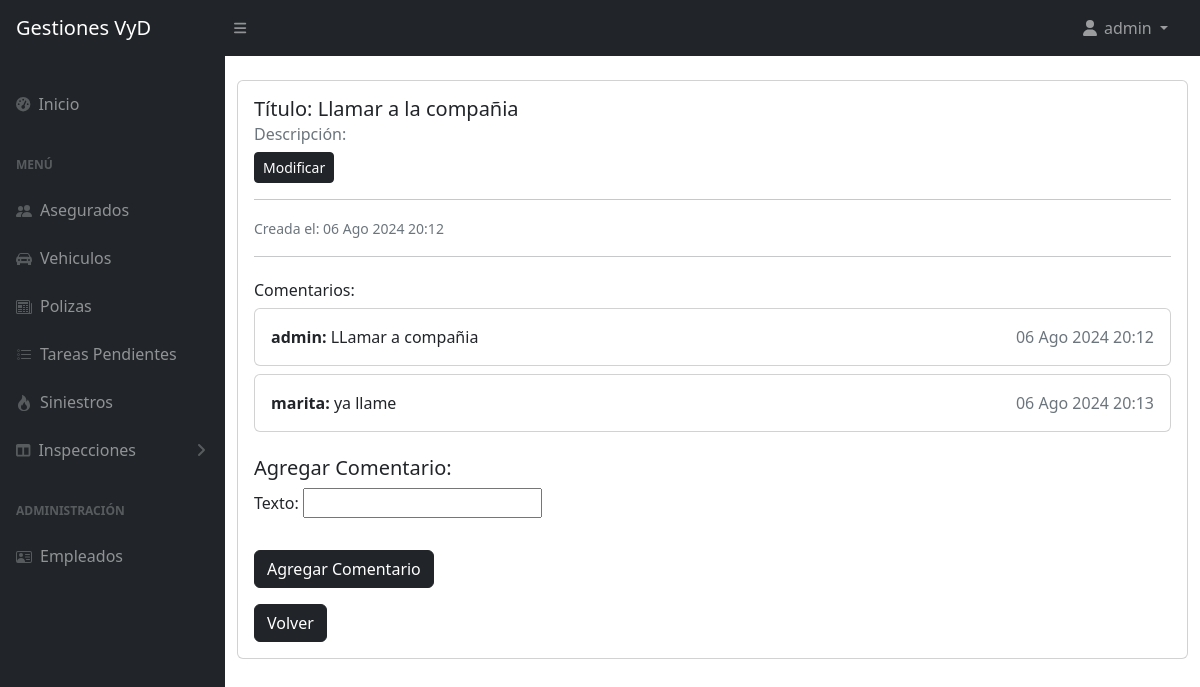
Screenshot of /detalleTarea/5/ (signed in) with the database file from the repository.
### appseguros/models.py (models this page shows, shortened)
class Tarea(models.Model):
    ESTADO_CHOICES = [
        ('activa', 'Activa'),
        ('terminada', 'Terminada'),
    ]
    titulo = models.CharField(max_length=50)
    subtitulo = models.CharField(max_length=5000, blank=True)
    estado = models.CharField(max_length=10, choices=ESTADO_CHOICES, default='activa')
    created_at = models.DateTimeField(auto_now_add=True)

class Comentario(models.Model):
    tarea = models.ForeignKey(Tarea, related_name='comentarios', on_delete=models.CASCADE)
    usuario = models.ForeignKey(User, related_name='comentarios_tareas', on_delete=models.CASCADE)
    texto = models.CharField(max_length=2000)
    creado_en = models.DateTimeField(auto_now_add=True)

### appseguros/views.py (the view, shortened to what this page needs)
# urls.py: path('detalleTarea/<pk>/', TareaDetailView.as_view(), name="detalleTarea"),
class TareaDetailView(LoginRequiredMixin,DetailView):
    model = Tarea
    template_name = "appseguros/tarea/detalleTarea.html"
    def get_context_data(self, **kwargs):
        contexto = super().get_context_data(**kwargs)
        if self.request.POST:
            contexto['formulario_comentario'] = ComentarioForm(self.request.POST)
        else:
            contexto['formulario_comentario'] = ComentarioForm()
        return contexto

### appseguros/forms.py
class ComentarioForm(forms.ModelForm):
    class Meta:
        model = Comentario
        fields = ['texto']

### appseguros/templates/appseguros/tarea/detalleTarea.html (shortened to what this page needs)
{% extends 'appseguros/base.html' %}
{% load static %}
{% block contenidoQueCambia %}
<div class="container mt-4">
    <div class="card">
        <div class="card-body">
            <h5 class="card-title">Título: {{ tarea.titulo }}</h5>
            <h6 class="card-subtitle mb-2 text-muted">Descripción: {{ tarea.subtitulo }}</h6>
            <a href="{% url 'actualizarTarea' tarea.pk %}" class="btn btn-dark btn-sm">Modificar</a>
            <hr>
            <p class="card-text"><small class="text-muted">Creada el: {{ tarea.created_at|date:"d M Y H:i" }}</small></p>
            <hr>
            <h6 class="mt-4">Comentarios:</h6>
            {% for comentario in tarea.comentarios.all %}
                <div class="card mb-2">
                    <div class="card-body d-flex justify-content-between">
                        <div class="comment-text">
                            <strong>{{ comentario.usuario.username }}:</strong> {{ comentario.texto }}
                        </div>
                        <div class="comment-date text-muted">
                            {{ comentario.creado_en|date:"d M Y H:i" }}
                        </div>
                    </div>
                </div>
            {% empty %}
                <p>No hay comentarios aún.</p>
            {% endfor %}
            <h5 class="mt-4">Agregar Comentario:</h5>
            <form method="POST" action="{% url 'detalleTarea' tarea.pk %}">
                {{ formulario_comentario.as_p }}
                <button type="submit" class="btn btn-dark mt-3">Agregar Comentario</button>
            </form>
            <a href="{% url 'listarTareas' %}" class="btn btn-dark mt-3">Volver</a>
        </div>
    </div>
</div>
{% endblock %}

### appseguros/templates/appseguros/base.html (shortened to what this page needs)
{% load static %}
<!DOCTYPE html>
<html lang="es">
    <head>
        <link href="https://cdn.jsdelivr.net/npm/simple-datatables@7.1.2/dist/style.min.css" rel="stylesheet" />
        <link href="{% static 'appseguros/css/styles.css' %}" rel="stylesheet" />
        <link href="{% static 'appseguros/css/styles2.css' %}" rel="stylesheet" />
    </head>
    <body class="sb-nav-fixed">
        <nav class="sb-topnav navbar navbar-expand navbar-dark bg-dark">
            <a class="navbar-brand ps-3" href="{% url 'inicio' %}">Gestiones VyD</a>
            <button class="btn btn-link btn-sm order-1 order-lg-0 me-4 me-lg-0" id="sidebarToggle" href="#!"><i class="fas fa-bars"></i></button>
            <ul class="navbar-nav ms-auto ms-md-0 me-3 me-lg-4 a_la_derecha">
                {% if request.user.is_authenticated %}
                <li class="nav-item dropdown">
                    <a class="nav-link dropdown-toggle" id="navbarDropdown" href="#" role="button" data-bs-toggle="dropdown" aria-expanded="false">
                        <i class="fas fa-user fa-fw"></i> {{ request.user.username }}
                    </a>
                </li>
                {% else %}
                <li class="nav-item">
                    <a class="nav-link" href="{% url 'login' %}">Login</a>
                </li>
                {% endif %}
            </ul>
        </nav>
        <div id="layoutSidenav">
            <div id="layoutSidenav_nav">
                <nav class="sb-sidenav accordion sb-sidenav-dark" id="sidenavAccordion">
                    <div class="sb-sidenav-menu">
                        <div class="nav">
                            <a class="nav-link mt-4" href="{% url 'inicio' %}">
                                <div class="sb-nav-link-icon"><i class="fas fa-tachometer-alt"></i></div>
                                Inicio
                            </a>
                            <div class="sb-sidenav-menu-heading">Menú</div>
                            <a class="nav-link" href="{% url 'listarAsegurados' %}">
                                <div class="sb-nav-link-icon"></div>
                                Asegurados
                            </a>
                            <a class="nav-link" href="{% url 'listarVehiculos' %}">
                                <div class="sb-nav-link-icon"></i></div>
                                Vehiculos
                            </a>
                            <a class="nav-link" href="{% url 'listarPolizas' %}">
                                <div class="sb-nav-link-icon"></div>
                                Polizas
                            </a>
                            <a class="nav-link" href="{% url 'listarTareas' %}">
                                <div class="sb-nav-link-icon"></div>
                                Tareas Pendientes
                            </a>
                            <a class="nav-link" href="{% url 'listarSiniestros' %}">
                                <div class="sb-nav-link-icon"></div>
                                Siniestros
                            </a>
                            <a class="nav-link collapsed" href="#" data-bs-toggle="collapse" data-bs-target="#collapseLayouts" aria-expanded="false" aria-controls="collapseLayouts">
                                <div class="sb-nav-link-icon"><i class="fas fa-columns"></i></div>
                                Inspecciones
                                <div class="sb-sidenav-collapse-arrow"><i class="fas fa-angle-down"></i></div>
                            </a>
                            <div class="sb-sidenav-menu-heading">Administración</div>
                            <a class="nav-link" href="{% url 'listarEmpleados' %}">
                                <div class="sb-nav-link-icon"></div>
                                Empleados
                            </a>
                        </div>
                    </div>
                </nav>
            </div>
            <div id="layoutSidenav_content">
                <main>
                {% block contenidoQueCambia %}
                {% endblock  %}
                </main>
            </div>
        </div>
    </body>
</html>

### appseguros/static/appseguros/css/styles2.css (style rules this page uses)
.a_la_derecha { margin-left: auto!important }

### rows the page displays
Tarea: titulo "Llamar a la compañia", created_at "06 Ago 2024 20:12"
Comentario: usuario.username "admin", texto "LLamar a compañia", creado_en "06 Ago 2024 20:12"
Comentario: usuario.username "marita", texto "ya llame", creado_en "06 Ago 2024 20:13"

### other values shown
{{ request.user.username }} "admin"
